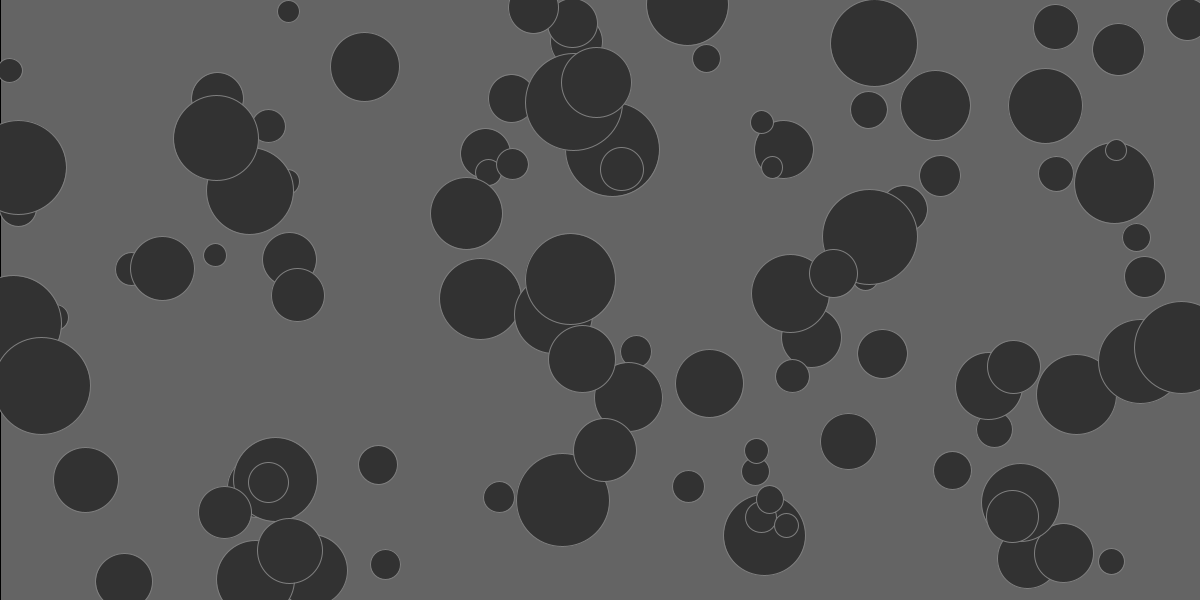
Frame 1 (no input)
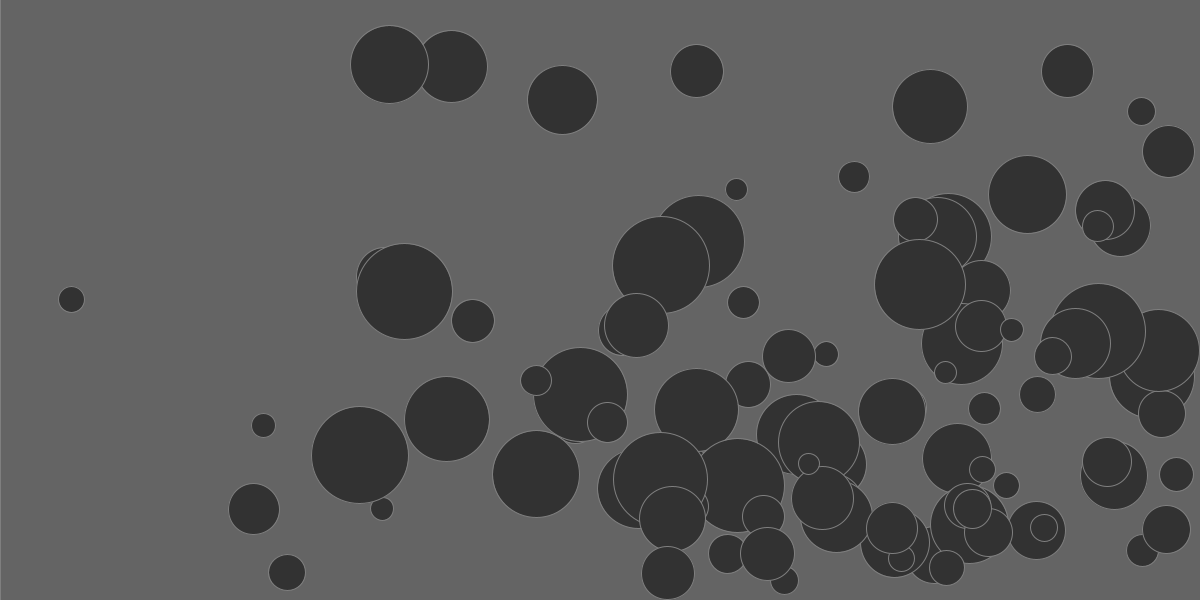
Frame 60 (the mouse pressed at the canvas centre just before this capture)
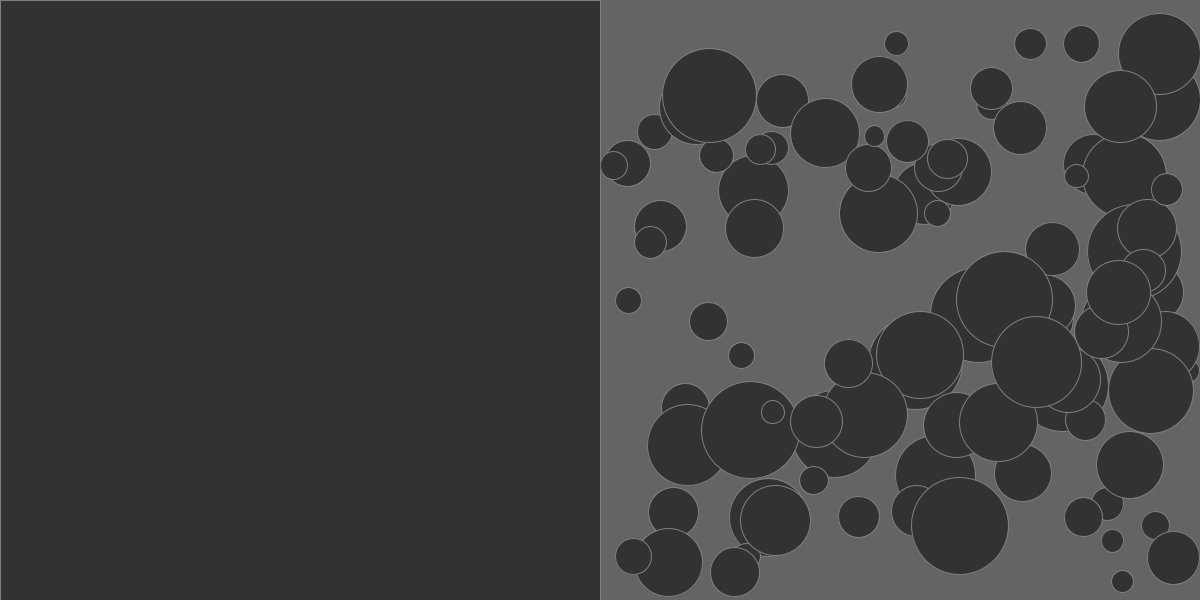
Frame 120 (the mouse held since frame 60 and released just before this capture)

The Processing sketch that drew these frames (run headless with seeded random() and noise(); from frame 60 on, the mouse is pressed at the canvas centre):

// Processing sketch: processing_86230
// ── processing_86230.pde

int numOfBalls = 100;
Ball[] bunchOfBalls = new Ball[numOfBalls]; // Determine Ball Array.
int totalNumOfBallsColored = 0;
Curtain mouseCurtain = new Curtain();

// ____________________________________________________________
void setup() {
  size(1200,600);
  background(100);
  // Fill in Array Positions with created Ball Objects.
  for ( int index = 0; index < bunchOfBalls.length; index++ ) {
    bunchOfBalls[index] = new Ball(); // Use Default Ball Constructor.
  }

} // End of setup()

// ____________________________________________________________
void draw() {
  
  background(100);
  
  mouseCurtain.display();
  
  // Move all the balls inside of Array.  
  for ( int index = 0; index < bunchOfBalls.length; index++ ) {
    bunchOfBalls[index].display();
    bunchOfBalls[index].moveObject();
  }
  
  // Any of the balls jumps if touched to Screen Edges.
  for ( int index = 0; index < bunchOfBalls.length; index++ ) {
    bunchOfBalls[index].jump(mouseCurtain);    // if touches the black mouse drawen curtain
    bunchOfBalls[index].jump();                // if touches the edges of screen.

  }

} // End Of draw()


class Ball {

// Instance Variables
public float x, y, ballRad, ballDiam;
private float speedX, speedY;
public float colorValue, originalColor;
  
  
// Constructor
  Ball() {  
    ballRad = random(10,50);
    ballDiam = 2 * ballRad;
    x = random(0,width);
    y = random(0,height);
    
    speedX = random(0, 10);
    speedY = random(0,10);  
    colorValue = 255;
    originalColor = colorValue;   // Keep track of randomly created color value inside another variable.
  }
  
// Object Methods
  void display() {
    stroke(127);
    ellipse( x, y, ballDiam, ballDiam );
  }
  
  void moveObject() {
    x += speedX;
    y += speedY;
  }
 
  boolean intersect(Ball ballObject) { 
    boolean result = false;
    // if distance between balls center coordinates is equal to or less than sum of balls radiuses, this means they intersect.
    if ( dist( x, y, ballObject.x, ballObject.y ) <= ballRad + ballObject.ballRad ) {
      result = true;
    }
    return result;  
  }

  void jump() {
    if ( y < ballRad ) {                     // if Ball touches Top of Screen , change SpeedY direction
      y = ballRad;
      speedY *= -1;
    } else if ( y > height - ballRad ) {     // if Ball touches Bottom of Screen, change SpeedY direction
      y = height - ballRad;
      speedY *= -1; 
    } else if ( x < ballRad ) {              // if Ball touches Left side Of Screen, change SpeedX direction
      x = ballRad;
      speedX *= -1;
    } else if ( x > width - ballRad ) {    // if Ball touches Right side of Screen, change SpeedX direction
        x = width - ballRad;
        speedX *= -1;
    }
    
  }
  
  void jump(Curtain tempCurtain) {
    if ( x <= tempCurtain.x + ballRad ) {
      x = tempCurtain.x + ballRad;
      speedX *= -1;
    }  
  }
  
} // END OF CLASS
 
class Curtain {
  
  public float x, topY, bottomY;
  
  // Constructor
  Curtain() {
    x = 0;
  }
  
  void display() {
    
    x = mouseX;
    fill (50);
    rectMode(CORNER);
    rect(0, 0, x, height);
  }
  
  
} // End of Class
